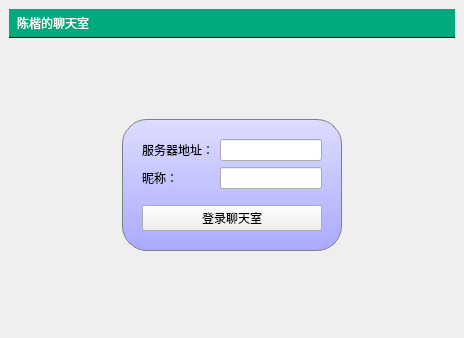
<?xml version="1.0" encoding="UTF-8"?>
<ui version="4.0">
 <class>MainWindow</class>
 <widget class="QMainWindow" name="MainWindow">
  <property name="geometry">
   <rect>
    <x>0</x>
    <y>0</y>
    <width>464</width>
    <height>338</height>
   </rect>
  </property>
  <property name="windowTitle">
   <string>聊天室客户端</string>
  </property>
  <property name="styleSheet">
   <string notr="true">#titleLabel {
    background: white;
    border: none;
    border-bottom: 1px solid black;
    padding: 5px;
    font: 24pt &quot;黑体&quot;;
    color: rgb(255, 255, 255);
    background-color: rgba(0, 170, 127, 255);
}

/* 主框架样式 */
#mainFrame {
    border: none;
    background: white;
}

/* 登录框架样式 - 线性渐变背景 */
#loginFrame {
    background: qlineargradient(x1: 0, y1: 0, x2: 0, y2: 1, stop: 0 #ddf, stop: 1 #aaf);
    border: 1px solid gray;
    padding: 10px;
    border-radius: 25px;
}</string>
  </property>
  <widget class="QWidget" name="centralwidget">
   <layout class="QVBoxLayout" name="verticalLayout">
    <item>
     <widget class="QLabel" name="titleLabel">
      <property name="text">
       <string>陈楷的聊天室</string>
      </property>
     </widget>
    </item>
    <item>
     <widget class="QStackedWidget" name="stackedWidget">
      <property name="currentIndex">
       <number>1</number>
      </property>
      <widget class="QWidget" name="chatPage">
       <layout class="QVBoxLayout" name="verticalLayout_3">
        <item>
         <layout class="QHBoxLayout" name="horizontalLayout">
          <item>
           <widget class="QTextEdit" name="roomTexitEdit"/>
          </item>
          <item>
           <widget class="QListWidget" name="userListWidget">
            <property name="maximumSize">
             <size>
              <width>120</width>
              <height>16777215</height>
             </size>
            </property>
           </widget>
          </item>
         </layout>
        </item>
        <item>
         <layout class="QHBoxLayout" name="horizontalLayout_2">
          <item>
           <widget class="QLineEdit" name="sayLineEdit"/>
          </item>
          <item>
           <widget class="QPushButton" name="sayButton">
            <property name="text">
             <string>发送</string>
            </property>
           </widget>
          </item>
          <item>
           <widget class="QPushButton" name="logoutButton">
            <property name="text">
             <string>退出</string>
            </property>
           </widget>
          </item>
         </layout>
        </item>
       </layout>
      </widget>
      <widget class="QWidget" name="loginPage">
       <layout class="QGridLayout" name="gridLayout_2">
        <item row="0" column="1">
         <spacer name="verticalSpacer_2">
          <property name="orientation">
           <enum>Qt::Orientation::Vertical</enum>
          </property>
          <property name="sizeHint" stdset="0">
           <size>
            <width>20</width>
            <height>95</height>
           </size>
          </property>
         </spacer>
        </item>
        <item row="1" column="0">
         <spacer name="horizontalSpacer">
          <property name="orientation">
           <enum>Qt::Orientation::Horizontal</enum>
          </property>
          <property name="sizeHint" stdset="0">
           <size>
            <width>110</width>
            <height>20</height>
           </size>
          </property>
         </spacer>
        </item>
        <item row="1" column="1">
         <widget class="QFrame" name="loginFrame">
          <property name="frameShape">
           <enum>QFrame::Shape::StyledPanel</enum>
          </property>
          <property name="frameShadow">
           <enum>QFrame::Shadow::Raised</enum>
          </property>
          <layout class="QVBoxLayout" name="verticalLayout_2">
           <item>
            <layout class="QGridLayout" name="gridLayout">
             <item row="1" column="1">
              <widget class="QLineEdit" name="usernameEdit"/>
             </item>
             <item row="1" column="0">
              <widget class="QLabel" name="label_3">
               <property name="text">
                <string>昵称：</string>
               </property>
              </widget>
             </item>
             <item row="0" column="1">
              <widget class="QLineEdit" name="serverEdit"/>
             </item>
             <item row="0" column="0">
              <widget class="QLabel" name="label_2">
               <property name="text">
                <string>服务器地址：</string>
               </property>
              </widget>
             </item>
            </layout>
           </item>
           <item>
            <spacer name="verticalSpacer">
             <property name="orientation">
              <enum>Qt::Orientation::Vertical</enum>
             </property>
             <property name="sizeType">
              <enum>QSizePolicy::Policy::Fixed</enum>
             </property>
             <property name="sizeHint" stdset="0">
              <size>
               <width>20</width>
               <height>10</height>
              </size>
             </property>
            </spacer>
           </item>
           <item>
            <widget class="QPushButton" name="loginButton">
             <property name="text">
              <string>登录聊天室</string>
             </property>
            </widget>
           </item>
          </layout>
         </widget>
        </item>
        <item row="1" column="2">
         <spacer name="horizontalSpacer_2">
          <property name="orientation">
           <enum>Qt::Orientation::Horizontal</enum>
          </property>
          <property name="sizeHint" stdset="0">
           <size>
            <width>110</width>
            <height>20</height>
           </size>
          </property>
         </spacer>
        </item>
        <item row="2" column="1">
         <spacer name="verticalSpacer_3">
          <property name="orientation">
           <enum>Qt::Orientation::Vertical</enum>
          </property>
          <property name="sizeHint" stdset="0">
           <size>
            <width>20</width>
            <height>98</height>
           </size>
          </property>
         </spacer>
        </item>
       </layout>
      </widget>
     </widget>
    </item>
   </layout>
  </widget>
 </widget>
 <resources/>
 <connections/>
</ui>
